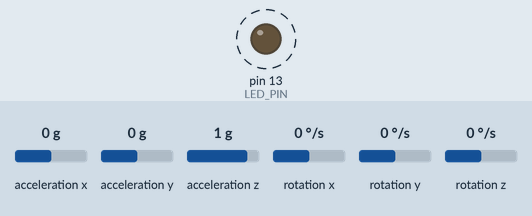
This sketch was run on a simulated Arduino Uno, built with avr-gcc and run on an emulated ATmega328P. Parts: output pins drawn as LEDs (lit = HIGH). Dashed ring = blinking. Inputs (shaded band) come from the test bench; at power-on: acceleration x 0 g, acceleration y 0 g, acceleration z 1 g, rotation x 0 °/s, rotation y 0 °/s, rotation z 0 °/s. What the sketch prints to the serial monitor is not drawn.

Above: at 1.7 s.
Timing chart, 0 to 5.9 s (numbered marks = the images above):
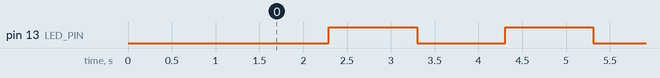

The sketch:

mpu6050_accel.ino
```cpp
 /*
 * [Title]    mpu6050 accel data read
 * [diagram]
 *           Arduino PIN VCC  ===================   VCC
 *           Arduino PIN GND  ===================   GND
 *           Arduino PIN A4   ===================   SDA
 *           Arduino PIN A5   ===================   SCL
 */

#include "Wire.h"

// I2Cdev and MPU6050 must be installed as libraries, or else the .cpp/.h files
// for both classes must be in the include path of your project
#include "I2Cdev.h"
#include "MPU6050.h"

// class default I2C address is 0x68
// AD0 low = 0x68 (default for InvenSense evaluation board) AD0 high = 0x69

#define LED_PIN 13

MPU6050 accelgyro;

struct RAW_type
{
    uint8_t x;
    uint8_t y;
    uint8_t z;
};

int16_t ax, ay, az;
int16_t gx, gy, gz;
struct RAW_type accel_self_enable ,accel_self_diable;
struct RAW_type accel_zero_offsent ,gyro_zero_offsent;
char str[512];

bool blinkState = false ;
float AcceRatio = 16384.0;
float accx,accy,accz;

void setup() {
    int i ;
    int32_t ax_zero = 0,ay_zero = 0,az_zero = 0 ;
    // join I2C bus (I2Cdev library doesn't do this automatically)
    Wire.begin();
    Serial.begin(9600);
    // initialize device
    Serial.println("Initializing I2C devices...");
    accelgyro.initialize();
    delay(500) ;
    accelgyro.setFullScaleAccelRange(MPU6050_ACCEL_FS_2);
    Serial.println("Testing device connections...");
    Serial.println(accelgyro.testConnection() ? "MPU6050 connection successful" : "MPU6050 connection failed");
    for( i = 0 ; i < 200 ; i++)
    {
       accelgyro.getMotion6(&ax, &ay, &az, &gx, &gy, &gz);
       ax_zero += az ;
       ay_zero += ay ;
       az_zero += az-16384 ; //z accel static is 16384(1g)
    }
    accel_zero_offsent.x = ax_zero/200 ;
    accel_zero_offsent.y = ay_zero/200 ;
    accel_zero_offsent.z = az_zero/200 ;
    Serial.print(accel_zero_offsent.x); Serial.print("\t");
    Serial.print(accel_zero_offsent.y); Serial.print("\t");
    Serial.print(accel_zero_offsent.z); Serial.print("\n");
    pinMode(LED_PIN, OUTPUT);
}

void loop() {
    // read raw accel/gyro measurements from device
    delay(1000);
    accelgyro.getMotion6(&ax, &ay, &az, &gx, &gy, &gz);
    sprintf(str,"%d,%d,%d\n",ax-accel_zero_offsent.x, ay-accel_zero_offsent.y ,az-accel_zero_offsent.z);
    Serial.print(str);
    accx = (float)( ax-accel_zero_offsent.x )/AcceRatio;
    accy = (float)( ay-accel_zero_offsent.y )/AcceRatio ;
    accz = (float)( az-accel_zero_offsent.z )/AcceRatio ;
    Serial.print(accx);Serial.print("g\t");
    Serial.print(accy);Serial.print("g\t");
    Serial.print(accz);Serial.print("g\n");

    blinkState = !blinkState;
    digitalWrite(LED_PIN, blinkState);
}
```

Measured:
- by itself, pin 13 (LED_PIN): alternates HIGH for 1.0 s and LOW for 1.0 s
